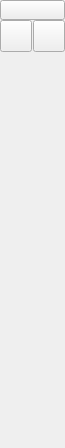
<?xml version="1.0" encoding="UTF-8"?>
<ui version="4.0">
 <class>QG_CadToolBarSplines</class>
 <widget class="QWidget" name="QG_CadToolBarSplines">
  <property name="geometry">
   <rect>
    <x>0</x>
    <y>0</y>
    <width>65</width>
    <height>448</height>
   </rect>
  </property>
  <property name="sizePolicy">
   <sizepolicy hsizetype="Fixed" vsizetype="Minimum">
    <horstretch>0</horstretch>
    <verstretch>0</verstretch>
   </sizepolicy>
  </property>
  <property name="minimumSize">
   <size>
    <width>65</width>
    <height>448</height>
   </size>
  </property>
  <property name="windowTitle">
   <string>Splines</string>
  </property>
  <widget class="QToolButton" name="bBack">
   <property name="geometry">
    <rect>
     <x>0</x>
     <y>0</y>
     <width>65</width>
     <height>20</height>
    </rect>
   </property>
   <property name="minimumSize">
    <size>
     <width>65</width>
     <height>20</height>
    </size>
   </property>
   <property name="maximumSize">
    <size>
     <width>65</width>
     <height>20</height>
    </size>
   </property>
   <property name="toolTip">
    <string>Back to main menu</string>
   </property>
   <property name="text">
    <string/>
   </property>
   <property name="icon">
    <iconset resource="../../../res/extui/extui.qrc">
     <normaloff>:/extui/back.png</normaloff>:/extui/back.png</iconset>
   </property>
   <property name="iconSize">
    <size>
     <width>65</width>
     <height>20</height>
    </size>
   </property>
  </widget>
  <widget class="QToolButton" name="bSpline">
   <property name="geometry">
    <rect>
     <x>0</x>
     <y>20</y>
     <width>32</width>
     <height>32</height>
    </rect>
   </property>
   <property name="minimumSize">
    <size>
     <width>32</width>
     <height>32</height>
    </size>
   </property>
   <property name="toolTip">
    <string>Spline</string>
   </property>
   <property name="text">
    <string/>
   </property>
   <property name="icon">
    <iconset resource="../../../res/extui/extui.qrc">
     <normaloff>:/extui/splinesnurbs.png</normaloff>:/extui/splinesnurbs.png</iconset>
   </property>
   <property name="iconSize">
    <size>
     <width>32</width>
     <height>32</height>
    </size>
   </property>
   <property name="checkable">
    <bool>true</bool>
   </property>
   <property name="autoExclusive">
    <bool>true</bool>
   </property>
  </widget>
  <widget class="QToolButton" name="bSplineInt">
   <property name="geometry">
    <rect>
     <x>33</x>
     <y>20</y>
     <width>32</width>
     <height>32</height>
    </rect>
   </property>
   <property name="minimumSize">
    <size>
     <width>32</width>
     <height>32</height>
    </size>
   </property>
   <property name="toolTip">
    <string>Interpolation Spline</string>
   </property>
   <property name="text">
    <string/>
   </property>
   <property name="icon">
    <iconset resource="../../../res/extui/extui.qrc">
     <normaloff>:/extui/splinepoints.png</normaloff>:/extui/splinepoints.png</iconset>
   </property>
   <property name="iconSize">
    <size>
     <width>32</width>
     <height>32</height>
    </size>
   </property>
   <property name="checkable">
    <bool>true</bool>
   </property>
   <property name="autoExclusive">
    <bool>true</bool>
   </property>
  </widget>
  <widget class="QToolButton" name="bHidden">
   <property name="geometry">
    <rect>
     <x>0</x>
     <y>400</y>
     <width>0</width>
     <height>0</height>
    </rect>
   </property>
   <property name="minimumSize">
    <size>
     <width>0</width>
     <height>0</height>
    </size>
   </property>
   <property name="toolTip">
    <string/>
   </property>
   <property name="text">
    <string/>
   </property>
   <property name="iconSize">
    <size>
     <width>32</width>
     <height>32</height>
    </size>
   </property>
   <property name="checkable">
    <bool>true</bool>
   </property>
   <property name="autoExclusive">
    <bool>true</bool>
   </property>
  </widget>
 </widget>
 <layoutdefault spacing="6" margin="11"/>
 <resources>
  <include location="../../../res/extui/extui.qrc"/>
 </resources>
 <connections>
  <connection>
   <sender>bSpline</sender>
   <signal>clicked()</signal>
   <receiver>QG_CadToolBarSplines</receiver>
   <slot>drawSpline()</slot>
   <hints>
    <hint type="sourcelabel">
     <x>20</x>
     <y>20</y>
    </hint>
    <hint type="destinationlabel">
     <x>20</x>
     <y>20</y>
    </hint>
   </hints>
  </connection>
  <connection>
   <sender>bSplineInt</sender>
   <signal>clicked()</signal>
   <receiver>QG_CadToolBarSplines</receiver>
   <slot>drawSplineInt()</slot>
   <hints>
    <hint type="sourcelabel">
     <x>48</x>
     <y>35</y>
    </hint>
    <hint type="destinationlabel">
     <x>32</x>
     <y>223</y>
    </hint>
   </hints>
  </connection>
 </connections>
</ui>
